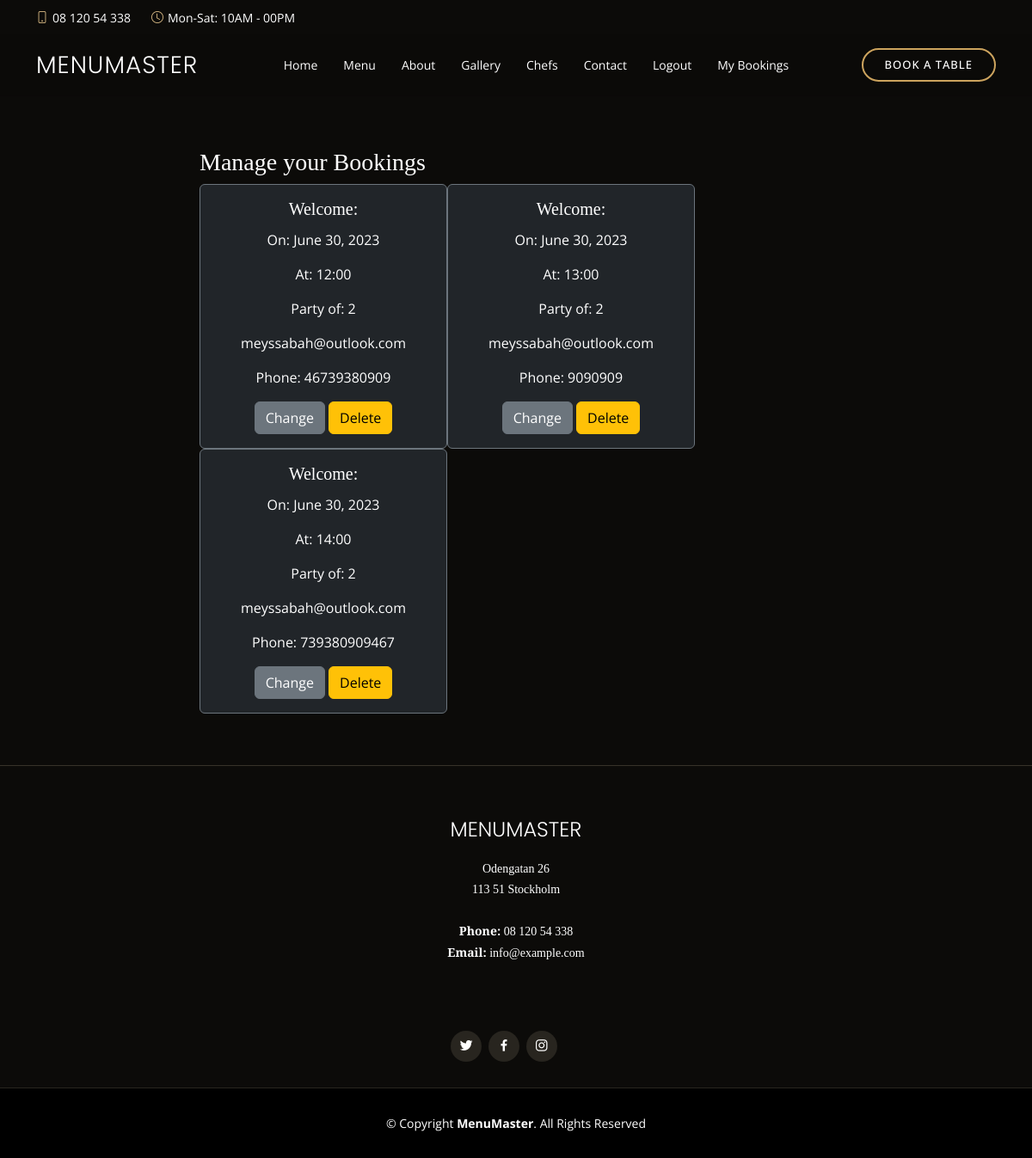
Page /mybookings/ (signed in) on the earlier database version.
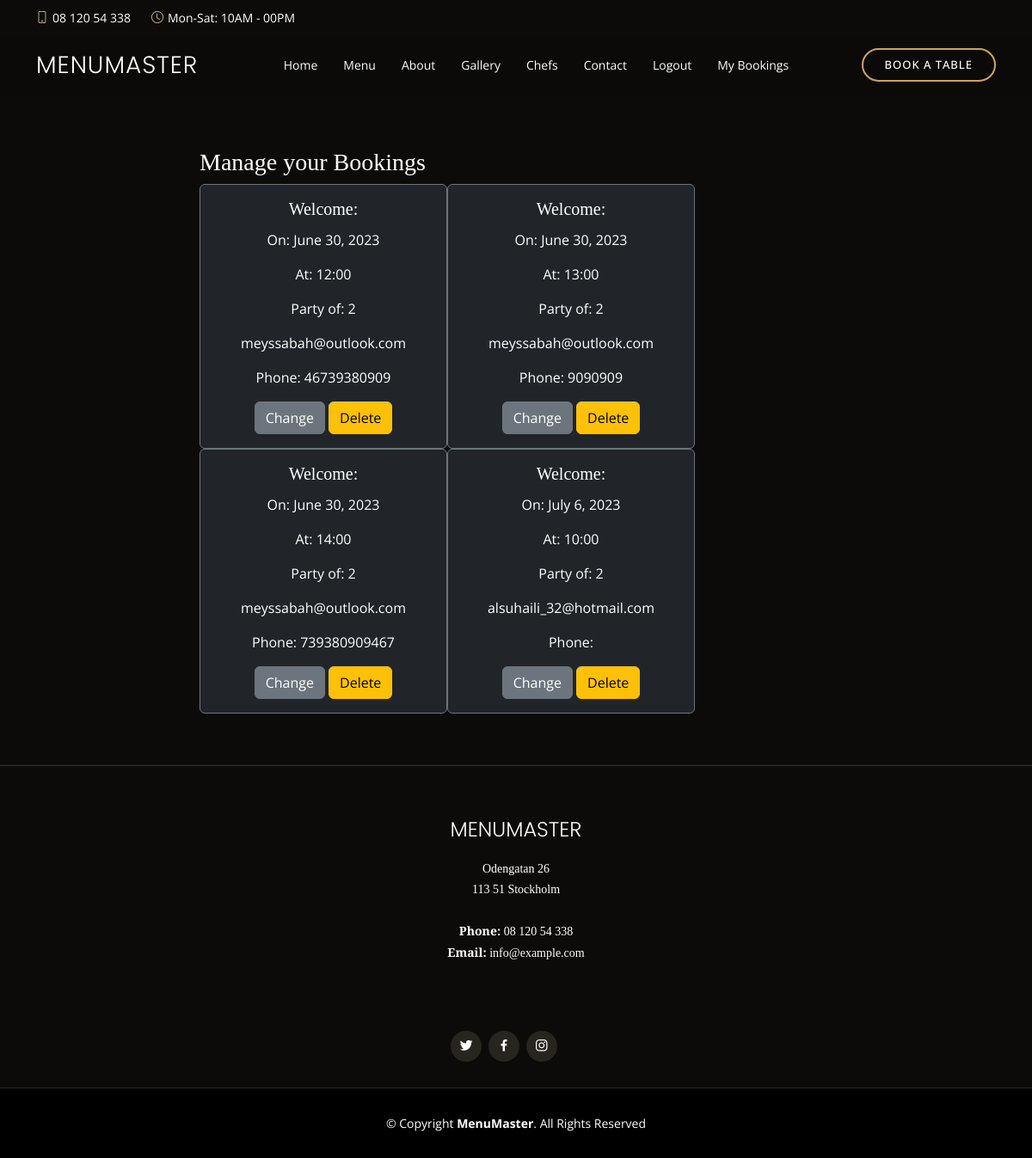
Same page on the later database version.
### menu/models.py (models this page shows, shortened)
class Booking(models.Model):
    class Meta:
        unique_together = ('date', 'time', 'guests')
    user = models.ForeignKey(
        User, on_delete=models.CASCADE, related_name='user_booking')
    namn = models.CharField(max_length=64)
    email = models.EmailField()
    phone = models.CharField(max_length=24, blank=True, null=True)
    guests = models.CharField(max_length=2, choices=GEUST, default='2')
    time = models.CharField(max_length=30, choices=TIMES, default='10:00')
    date = models.DateField()

### menu/views.py (the view)
# urls.py: path('mybookings/', views.mybookings_page, name='mybookings_page'),
def mybookings_page(request):
    if request.user.is_authenticated:
        bookings = Booking.objects.filter(user=request.user)
        context = {"bookings": bookings}
        return render(request, "mybookings.html", context)
    else:
        return render("../accounts/login")

### templates/mybookings.html (shortened to what this page needs)
{% extends "base.html" %}
{% block content %}
<section>
  <div class="container height mt-5 pt-5">
    <div class="row">
      <div class="col-md-8 mt-3 offset-md-2">
        <h3>Manage your Bookings</h3>
        <div class="container">
          <div class="row">
            {% for booking in bookings %}
            <div class="card text-white bg-dark text-center border-secondary" style="width: 18rem;">
              <div class="card-body">
                <h5 class="card-title mb-3">Welcome:</h5>
                <p class="card-text">
                  <p>On: {{ booking.date }}</p>
                  <p>At: {{ booking.time }}</p>
                  <p>Party of: {{ booking.guests }}</p>
                  <p>{{ booking.email }}</p>
                  <p>Phone: {{ booking.phone }}</p>
                </p>
                <a href="/changebooking/{{booking.id}}" class="btn btn-secondary">Change</a>
                <a href="/deletebooking/{{booking.id}}" class="btn btn-warning" data-bs-toggle="modal"
                  data-bs-target="#deleteModal_{{ booking.id }}">Delete</a>
              </div>
            </div>
            {% empty %} <p>You have no reservations currently</p>
            {% endfor %}
          </div>
        </div>
      </div>
    </div>
  </div>
</section>
{% endblock %}

Differences in the rows shown:
added Booking: date "July 6, 2023", time "10:00", guests "2", email "alsuhaili_32@hotmail.com"
